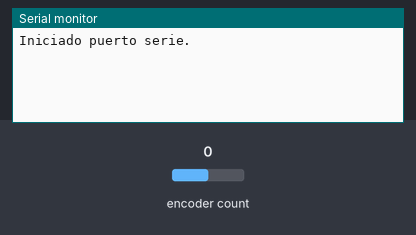
A sketch run on a simulated ESP32. Parts: the last lines printed to the serial monitor. The test bench sets the inputs (shaded band); at power-on: encoder count 0.

Above: at 1.2 s.
1.3 s: encoder count set to 1
At 1.8 s:
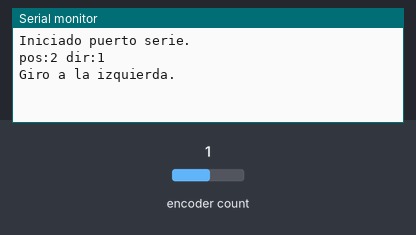
2.8 s: encoder count set to 0
At 4.2 s:
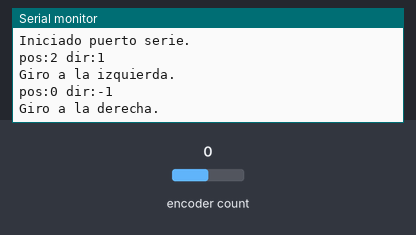

The sketch:

T-Embed-Ej4.ino
```cpp
/*************************************************************************************************************
 *                                                                                                           *
 * Título: Ejemplo_4 - Encoder.                                                                              *
 * Autor: Santiago Díaz Romero.                                                                              *
 * Objetivo: Aprender el uso básico del encoder rotatorio integrado en el dispositivo y uso básico de la     *
 *           libreria asociada.                                                                              *
 *                                                                                                           *
 *************************************************************************************************************/

// Se importa la librería RotaryEncoder que permite controlar el encoder de forma sencilla.
#include <RotaryEncoder.h>

// Se definen los pines asociados al encoder.
#define PIN_ENCODE_A          2
#define PIN_ENCODE_B          1

// Se crea una variable encoder que es un objeto de tipo RotaryEncoder.
RotaryEncoder encoder(PIN_ENCODE_A, PIN_ENCODE_B, RotaryEncoder::LatchMode::TWO03);

int pos = 0;

void setup() {
  Serial.begin(115200);                   // Se abre el puerto serie para depurar el código.
  Serial.printf("Iniciado puerto serie.\n");
}

void loop() {
  encoder.tick();     // Comprueba el estado del encoder.

  int newPos = encoder.getPosition();           // Guarda la nueva posición.
  int direction= (int)(encoder.getDirection()); // Guarda la dirección de la rotación.

  if (pos != newPos) {                          // Comprueba que la posición ha cambiado desde la última vez.
    Serial.print("pos:");
    Serial.print(newPos);
    Serial.print(" dir:");
    Serial.println(direction);
    pos = newPos;                               // La posición obtenida pasa a ser antigua antes de volver a leer.
  }

  // Si no es necesario conocer la posición sino saber si se ha girado el encoder puede hacerse de este modo.
  if (direction == -1){                         // Si la dirección es -1, es que ha girado a la derecha.
    Serial.println("Giro a la derecha.");
  }
  else if (direction == 1){
    Serial.println("Giro a la izquierda.");     // Si la dirección es 1, es que ha girado a la izquierda.
  }
}
```

Measured:
- after the input at 1.3 s, the serial monitor: prints a new line at once (image 1)
- after the input at 2.8 s, the serial monitor: prints a new line at once (image 2)
